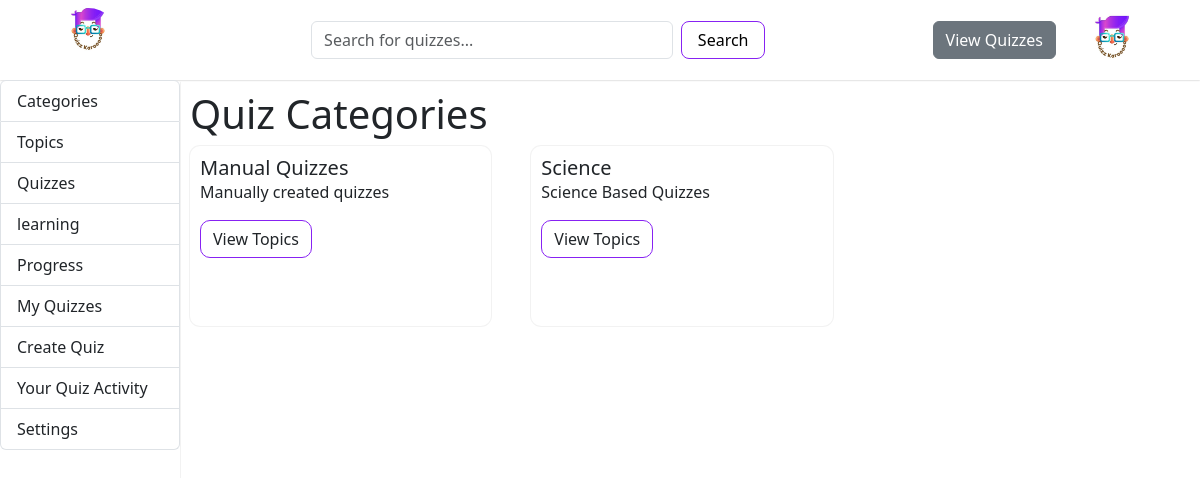
Page /category/ (signed in) on the committed database.
### quizapplication/models.py (models this page shows, shortened)
class Category(models.Model):
    name = models.CharField(max_length=255)
    description = models.TextField()

### quizapplication/views.py (the view)
# urls.py: path('category/', CategoryListView.as_view(), name='category_list'),
class CategoryListView(ListView):
    model = Category
    template_name = 'quizzes/category_list.html'
    context_object_name = 'categories'

### templates/quizzes/category_list.html (shortened to what this page needs)
{% extends 'base.html' %}
{% load static %}
{% block content %}
    <h1>Quiz Categories</h1>
    <div class="row">
        {% for category in categories %}
            <div class="col-md-4 mb-3">
                <div class="cards">
                    <div class="card-body">
                        <h5 class="card-title">{{ category.name }}</h5>
                        <p class="card-text">{{ category.description }}</p>
                        <a href="{% url 'quizapplication:topic_list' category.id %}" class="btn card-btn">View Topics</a>
                    </div>
                </div>
            </div>
        {% empty %}
            <p>No categories available.</p>
        {% endfor %}
    </div>
{% endblock %}

### templates/base.html (style rules this page uses)
* { padding: 0px; margin: 0px; text-decoration: none; box-sizing: border-box; font-family: system-ui, -apple-system, BlinkMacSystemFont, 'Segoe UI', Roboto, Oxygen, Ubuntu, Cantarell, 'Open Sans', 'Helvetica Neue', sans-serif; }
html { min-width: 100vw; }
@media (min-width: 1000px) { body { width: 100vw; } }
@media (min-width: 1000px) { .cards { margin-right: 1em; height: max-content; overflow: scroll; } }
@media (min-width: 1000px) { .card-body { height: 10em; } }
@media (min-width: 1000px) { .cards { border-radius: 25px; background-color: #FFF; cursor: pointer; box-shadow: rgba(0, 0, 0, 0.05) 0px 0px 0px 1px; border-radius: 10px; padding: 10px; } }
@media (min-width: 1000px) { .card-btn { border: 1px solid rgb(135, 34, 242); background-color: white; border-radius: 10px; } }

### rows in the picture
Category: name "Manual Quizzes", description "Manually created quizzes"
Category: name "Science", description "Science Based Quizzes"
